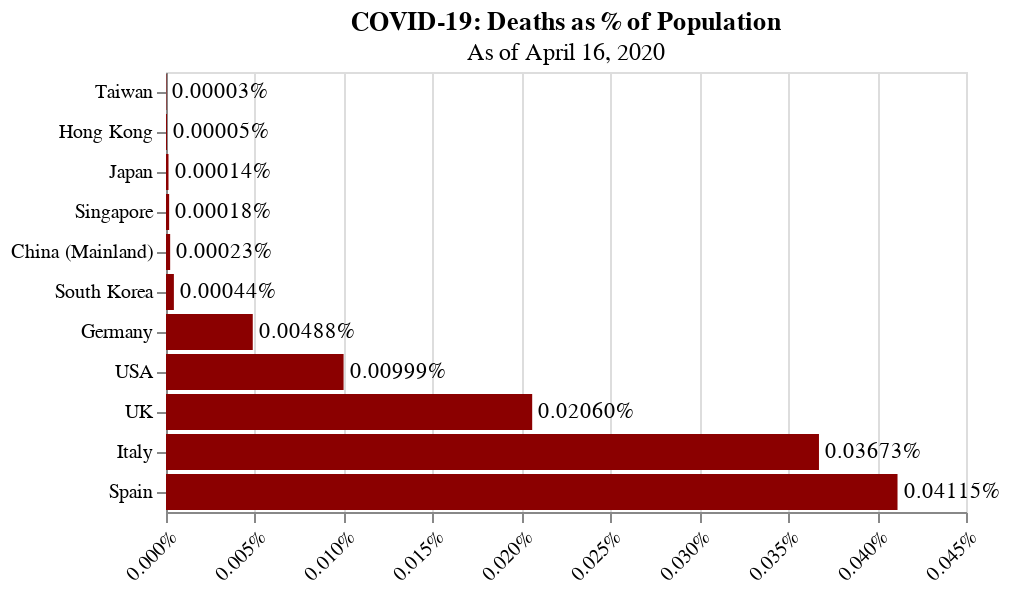

The cell this chart's notebook holds for it:
### Code cell
# Deaths over population
plot_case_pct(regions, regions.dop, 'COVID-19: Deaths as % of Population', 5, 'darkred')

### Figure 1 — Vega-Lite specification as saved in the notebook (floating-point values rounded to 4 significant figures)
{"config": {"view": {"continuousWidth": 400, "continuousHeight": 300}, "axisX": {"labelAngle": -45, "title": null}, "axisY": {"title": null}, "bar": {"color": "darkred"}}, "layer": [{"mark": "bar", "encoding": {"x": {"type": "quantitative", "axis": {"format": "%"}, "field": "%"}, "y": {"type": "ordinal", "field": "Region", "sort": "x"}}, "title": {"text": "COVID-19: Deaths as % of Population", "subtitle": "As of April 16, 2020"}}, {"mark": {"type": "text", "align": "left", "baseline": "middle", "dx": 3}, "encoding": {"text": {"type": "quantitative", "field": "%", "format": ".5%"}, "x": {"type": "quantitative", "axis": {"format": "%"}, "field": "%"}, "y": {"type": "ordinal", "field": "Region", "sort": "x"}}, "title": {"text": "COVID-19: Deaths as % of Population", "subtitle": "As of April 16, 2020"}}], "data": {"name": "data-9a79833639b662d5ad3d25f23b4cb186"}, "$schema": "https://vega.github.io/schema/vega-lite/v4.8.1.json", "datasets": {"data-9a79833639b662d5ad3d25f23b4cb186": [{"Region": "Taiwan", "%": 2.523e-07}, {"Region": "Singapore", "%": 1.773e-06}, {"Region": "Hong Kong", "%": 5.368e-07}, {"Region": "South Korea", "%": 4.435e-06}, {"Region": "Japan", "%": 1.407e-06}, {"Region": "China (Mainland)", "%": 2.341e-06}, {"Region": "USA", "%": 9.989e-05}, {"Region": "Italy", "%": 0.0003673}, {"Region": "Germany", "%": 4.881e-05}, {"Region": "Spain", "%": 0.0004115}, {"Region": "UK", "%": 0.000206}]}}
